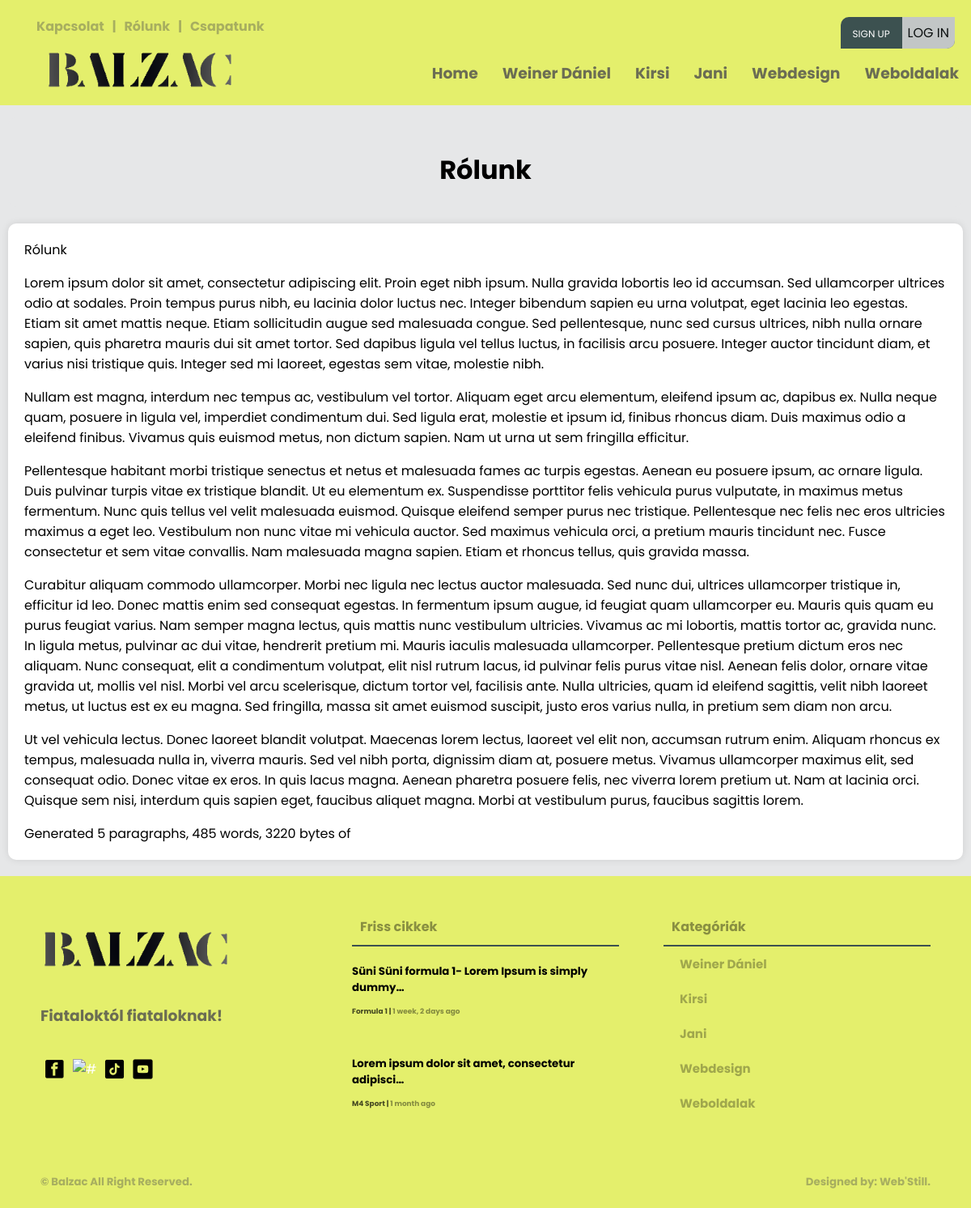
/rolunk, run on the app's committed database.
### creationboard/models.py (models this page shows, shortened)
class Category(models.Model):
    user = models.ForeignKey(User, null=True, on_delete=models.CASCADE)
    name = models.CharField(max_length=200)
    class Meta:
        ordering = ['-id']

class AboutUs(models.Model):
    user = models.ForeignKey(User, null=True, on_delete=models.CASCADE)
    title = models.CharField(max_length=200, null=True, blank=False)
    body = RichTextUploadingField(max_length=1000000) #ez itt lehetne RichTextUploadingField is
    class Meta:
        ordering = ['-id']

class Article(models.Model):
    user = models.ForeignKey(User, on_delete=models.CASCADE)
    title = models.CharField(max_length=200)
    created = models.DateTimeField(auto_now_add=True, null=True)
    updated = models.DateTimeField(auto_now=True, null=True)
    articletype = models.CharField(null=False, blank=False, max_length=100)
    body = RichTextUploadingField(max_length=1000000) #ez itt lehetne RichTextUploadingField is
    indeximg = models.ImageField(upload_to="images/", default="images/home9.jpg")
    category = models.CharField(max_length=100, null=False, blank=False)
    status = models.CharField(max_length=10, choices=STATUS_CHOICES, default='pending')
    class Meta:
        ordering = ['-created']

### main/views.py (the view)
# urls.py: path('rolunk', views.AboutUs.as_view(), name='about-us'),
class AboutUs(View):
    template_name = "main/about-us.html"
    def get(self, request):
        footarticle = models.Article.objects.filter(status='approved')[0:2]
        navcategory = models.Category.objects.all()[0:5]
        about = models.AboutUs.objects.all()[0:1]
        context = {'category2': navcategory, 'article4': footarticle, 'about': about}
        return render(request, self.template_name, context)

### templates/main/about-us.html (shortened to what this page needs)
{% load static %}
<!DOCTYPE html>
<html>
<head>
	<link rel="stylesheet" type="text/css" href="{% static 'main/style.css' %}">
</head>
<body>
	{% include 'main/navbar.html' %}
	<main>
		<div class="wrapper">
			<div class="row">
				<div class="card-04 backg">
					<h1 align="center">Rólunk</h1>
				</div>
			</div>
			{% for aboutus in about %}
			<div class="card-04 pb-3 mb-3">
				{{ aboutus.title }}
				{{ aboutus.body|safe }}
			</div>
			{% endfor %}
		</div>
	</main>
	{% include 'main/footer.html' %}
</body>
</html>

### templates/main/navbar.html (shortened to what this page needs)
{% load static %}
<div class="screen-big">
<nav>
    <div class="nav-one nav-flex">
        <div class="left flex">
            <ul class="top-header mt-0">
                <li><a href="{% url 'contact-us' %}"><h4>Kapcsolat</h4></a></li>
                <li><h4>|</h4></li>
                <li><a href="{% url 'about-us' %}"><h4>Rólunk</h4></a></li>
                <li><h4>|</h4></li>
                <li><a href="{% url 'team-index' %}"><h4>Csapatunk</h4></a></li>
            </ul>
        </div>
        <div class="right flex">
                <ul class="top-header">
                    {% if request.user.is_authenticated %}
                    <li>
                        <div class="header-profile-pic">
                            <div class="pic">
                                <span class="material-symbols-outlined">account_circle</span>
                            </div>
                            <div class="header-profile-info">
                                <h4><a href="{% url 'profile-page' request.user.username %}">@{{ request.user }}</a></h4>
                                <h6><a href=""><span class="material-symbols-outlined">mail_lock</span>{{ request.user.email }}</a></h6>
                            </div>
                        </div>
                    </li>
                    <!--<li><h4><a href="{% url 'profile-page' request.user.username %}">Hello, @{{ request.user }}</a></h4></li>
                    <li><h4>|</h4></li>
                    <li><h4><a href="{% url 'logout' %}"><span class="material-symbols-outlined">logout</span>Kijelentkezés</a></h4></li>-->
                    {% else %}
                    <ul class="foot-icon-margin pd-0">
                        <li class="signup-or-login"><a href="{% url 'register' %}" class="sign-up">Sign up</a><a href="{% url 'login' %}"><button class="login-btn">Log in</button></a></li>
                    </ul>
                    {% endif %}
                </ul>
        </div>
    </div>
    <div class="nav-two nav-flex">
        <div class="left flex">
            <ul>
                <a href="{% url 'index' %}"><li><img src="{% static 'main/pics/logo.png' %}" class="logo-img" alt="#" /></li>
            </ul>
        </div>
        <div class="right">
            <div class="social media">
                <ul>
                    <li><a href="{% url 'index' %}"><h3>Home</h3></a></li>
                    {% for category in category2 %}
                        <li><a href="{% url 'article-page' category.name %}"><h3>{{ category.name }}</h3></a></li>
                    {% endfor %}
                </ul>
            </div>
        </div>
    </div>
</nav>
</div>

### templates/main/footer.html
{% load static %}
<footer>
    <div class="footer">
        <div class="footer-cols footer-firts">
            <div class="col-01">
                <ul class="pd-0">
                    <a href="{% url 'index' %}"><li><img src="{% static 'main/pics/logo.png' %}" class="logo-img" alt="#" /></li>
                </ul>
                <h3>Fiataloktól fiataloknak!</h3>
                <ul class="foot-icon-margin pd-0">
                    <a href="https://www.facebook.com/profile.php?id=100090612766620" target="blank"><li><img src="{% static 'main/pics/facebook.png' %}" class="icon-img" alt="#" target="blank" /></a></li>
                    <a href="https://www.instagram.com/balzacponthu/" target="blank"><li><img src="{% static 'main/pics/instagram.png' %}" class="icon-img" alt="#" /></li></a>
                    <a href="https://www.tiktok.com/@balzac.ujsag" target="blank"><li><img src="{% static 'main/pics/tiktok.png' %}" class="icon-img" alt="#" /></li></a>
                    <a href="https://www.youtube.com/@balzacujsag" target="blank"><li><img src="{% static 'main/pics/youtube.png' %}" class="icon-img" alt="#" /></li></a>
                </ul>
            </div>
            <div class="col-02">
                <div class="box-title">
                    <h4 class="txt-black">Friss cikkek<h4>
                </div>
                {% for article in article4 %}
                <ul class="pd-0">
                    <li><a href="{% url 'article' article.id %}" class="footer-article-text">
                        <h5 class="mt-1 mb-1">{{ article.title|truncatechars:49 }}</h5>
                        <h6 class="m-0">{{ article.body|truncatechars:30|safe }}</h6>
                        <small class="black"><span><a href="{% url 'article-page' article.category %}" class="black">{{ article.category }} </a></span>  |  <span><a class="black"> {{ article.created|timesince }} ago</a></span></small>
                    </a></li>
                </ul>
                {% endfor %}
            </div>
            <div class="col-03">
                <div class="box-title">
                    <h4 class="txt-black">Kategóriák<h4>
                </div>
                <div class="box-categories">
                    <ul>
                        {% for category in category2 %}
                        <li><a href="{% url 'article-page' category.name %}" class="txt-black">{{ category.name }}</a></li>
                        {% endfor %}
                    </ul>
                </div>
            </div>
        </div>
        <div class="footer-second">
            <div>
                <h5><a href="#"> &copy; Balzac</a> All Right Reserved.<h5>
            </div>
            <div>
                <h5><a href="">Designed by: Web'Still.</a><h5>
            </div>
        </div>
    </div>
</footer>

### static/main/style.css (style rules this page uses)
:root { --background-color: #e6e7e8; --box-color: white; --bg-dark: #000; --white-box-text: #fff; --small-red-info-color: red; --text-color-greany: #3c5150; --heaed-foot-color: #e4ef6c; --headad-foot-text-color: #000; --color-white: #fff; --box-padding: 10px; --box-border-radius: 10px; --input-border-radius: 3px; }
* { font-family: 'Poppins', sans-serif; }
html { background: var(--background-color); }
body { padding: 0; margin: 0; background: var(--background-color); }
small { color: var(--color-white); filter: grayscale(60%) opacity(0.7); transition: 0.4s; }
small span { color: var(--color-white); filter: grayscale(100%) opacity(0.6); transition: 0.4s; cursor: pointer; }
h3 { color: var(--text-color-greany); filter: grayscale(100%) opacity(0.8); transition: 0.3s; }
h4 { color: var(--text-color-greany); filter: grayscale(100%) opacity(0.4); cursor: pointer; transition: 0.5s; }
a { text-decoration: none; cursor: pointer; color: var(--color-white); padding: 0; margin: 0; }
ul { list-style: none; }
li { cursor: pointer; }
.black { color: black !important; }
.m-0 { margin: 0 !important; }
.mb-1 { margin-bottom: 5px !important; }
.mb-3 { margin-bottom: 20px !important; }
.mt-0 { margin-top: 0 !important; }
.mt-1 { margin-top: 5px !important; }
.pb-3 { padding-bottom: 20px !important; }
.pd-0 { padding: 0 !important; }
.txt-black { color: var(--dark-box-text) !important; }
.icon-img { height: 25px; width: 25px; margin: 5px; cursor: pointer; }
.logo-img { height: 50px; cursor: pointer; }
.wrapper { max-width: 1200px; margin: 0 auto; }
nav { background: var(--heaed-foot-color); position: absolute; top: 0px; right: 0; left: 0; padding: 20px 0 10px 0; z-index: 1; }
.nav-flex { display: flex; align-items: center; justify-content: space-between; }
.nav-one { cursor: pointer; height: 40px; background: var(--heaed-foot-color); }
nav ul { display: flex; flex-direction: row; }
.top-header li { margin: 10px 5px; }
.foot-icon-margin { display: flex; flex-direction: row; }
nav ul li { margin: 10px 15px; color: var(--headad-foot-text-color); }
.nav-two { cursor: pointer; height: 60px; background: var(--heaed-foot-color); }
main { margin: 135px 0 0 0; flex-direction: column; width: 100%; }
.row { width: 100%; display: flex; flex-direction: row; justify-content: center; flex-wrap: nowrap; }
.card-04 { background: var(--box-color); position: relative; flex: 1; margin: 10px; border-radius: var(--box-border-radius); box-shadow: 0 0 10px rgba(0, 0, 0, .1); padding: 20px; padding-bottom: 0; }
.card-04.backg { box-shadow: none; background: var(--background-color); }
.box-title { border-bottom: 2px solid var(--text-color-greany); }
.box-title h4 { color: var(--color-white); margin: 10px; margin-top: 0px; }
.box-categories ul { margin: 0; padding: 0; }
.box-categories ul li { padding: 10px 20px; font-size: 15px; font-weight: bolder; color: var(--bg-dark); filter: grayscale(100%) opacity(0.3); transition: 0.5s; }
footer { background: var(--heaed-foot-color); margin-top: 10px; padding: 50px 50px 0 50px; }
.footer-cols { display: flex; flex-direction: row; align-items: top; flex-wrap: wrap; justify-content: space-between; }
.col-01 { display: flex; flex-direction: column; width: 30%; align-items: top; }
.col-02 { display: flex; flex-direction: column; align-items: top; width: 30%; }
.col-03 { width: 30%; align-items: top; }
.footer-article-text { color: var(--bg-dark); }
.footer-second { display: flex; flex-direction: row; justify-content: space-between; padding: 30px 0 0px 0; }
.footer-second h5 { color: var(--text-color-greany); filter: grayscale(100%) opacity(0.4); }
.footer-second h5 a { color: var(--text-color-greany) !important; filter: grayscale(0%) opacity(1) !important; }
.txt-black { color: #000 !important; }
.login-btn { align-self: center; justify-content: center; padding: 7px; background-color: #e4ef6c; filter: grayscale(1) opacity(.8); border: 0; font-size: 16px; text-transform: uppercase; border-bottom-right-radius: 10px; cursor: pointer; }
.sign-up { margin-right: 15px; padding-left: 15px; font-size: 12px; text-transform: uppercase; z-index: 2; }
.signup-or-login { background-color: #3c5150; margin-top: 5px; margin-right: 20px !important; border-top-left-radius: 10px; border-bottom-right-radius: 10px; z-index: 4; }

### data on the page
Category: name "Weiner Dániel"
Category: name "Kirsi"
Category: name "Jani"
Category: name "Webdesign"
Category: name "Weboldalak"
AboutUs: title "Rólunk", body "Lorem ipsum dolor sit amet, consectetur adipiscing elit. Proin eget nibh ipsum. Nulla gravida lobortis leo id accumsan. Sed ullamcorper ultrices odio at sodales. Proin tempus purus nibh, eu lacinia dolor luctus nec. Integer bibendum sapien eu urna volutpat, eget lacinia leo egestas. Etiam sit amet mattis neque. Etiam sollicitudin augue sed malesuada congue. Sed pellentesque, nunc sed cursus ultrices, nibh nulla ornare sapien, quis pharetra mauris dui sit amet tortor. Sed dapibus ligula vel tellus luctus, in facilisis arcu posuere. Integer auctor tincidunt diam, et varius nisi tristique quis. Integer sed mi laoreet, egestas sem vitae, molestie nibh. Nullam est magna, interdum nec tempus ac,…"
Article: title "Süni Süni formula 1- Lorem Ipsum is simply dummy…", category "Formula 1", created "1 week, 2 days"
Article: title "Lorem ipsum dolor sit amet, consectetur adipisci…", category "M4 Sport", created "1 month"
